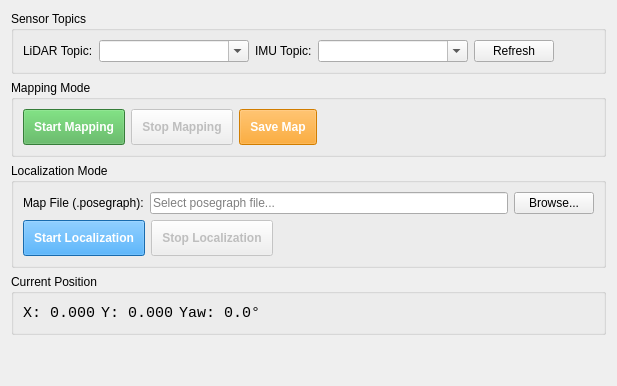
      <widget class="QWidget" name="tabSlamToolbox">
       <attribute name="title">
        <string>SLAM Toolbox</string>
       </attribute>
       <layout class="QVBoxLayout" name="verticalLayout_slamtoolbox">
        <!-- Sensor Topics Group -->
        <item>
         <widget class="QGroupBox" name="groupSlamToolboxTopics">
          <property name="title">
           <string>Sensor Topics</string>
          </property>
          <layout class="QVBoxLayout" name="verticalLayout_slamtoolbox_topics_group">
           <item>
            <layout class="QHBoxLayout" name="horizontalLayout_slamtoolbox_topics">
             <item>
              <widget class="QLabel" name="lblSlamToolboxLidarTopic">
               <property name="text">
                <string>LiDAR Topic:</string>
               </property>
              </widget>
             </item>
             <item>
              <widget class="QComboBox" name="cmbSlamToolboxLidarTopic">
               <property name="minimumSize">
                <size>
                 <width>150</width>
                 <height>0</height>
                </size>
               </property>
               <property name="editable">
                <bool>true</bool>
               </property>
              </widget>
             </item>
             <item>
              <widget class="QLabel" name="lblSlamToolboxImuTopic">
               <property name="text">
                <string>IMU Topic:</string>
               </property>
              </widget>
             </item>
             <item>
              <widget class="QComboBox" name="cmbSlamToolboxImuTopic">
               <property name="minimumSize">
                <size>
                 <width>150</width>
                 <height>0</height>
                </size>
               </property>
               <property name="editable">
                <bool>true</bool>
               </property>
              </widget>
             </item>
             <item>
              <widget class="QPushButton" name="btnRefreshSlamToolboxTopics">
               <property name="text">
                <string>Refresh</string>
               </property>
               <property name="maximumSize">
                <size>
                 <width>80</width>
                 <height>16777215</height>
                </size>
               </property>
              </widget>
             </item>
             <item>
              <spacer name="horizontalSpacer_slamtoolbox_topics">
               <property name="orientation">
                <enum>Qt::Horizontal</enum>
               </property>
               <property name="sizeHint" stdset="0">
                <size>
                 <width>40</width>
                 <height>20</height>
                </size>
               </property>
              </spacer>
             </item>
            </layout>
           </item>
          </layout>
         </widget>
        </item>
        <!-- Mapping Group -->
        <item>
         <widget class="QGroupBox" name="groupSlamToolboxMapping">
          <property name="title">
           <string>Mapping Mode</string>
          </property>
          <layout class="QVBoxLayout" name="verticalLayout_slamtoolbox_mapping">
           <item>
            <layout class="QHBoxLayout" name="horizontalLayout_slamtoolbox_mapping">
             <item>
              <widget class="QPushButton" name="btnStartSlamToolboxMapping">
               <property name="text">
                <string>Start Mapping</string>
               </property>
               <property name="minimumSize">
                <size>
                 <width>0</width>
                 <height>32</height>
                </size>
               </property>
               <property name="styleSheet">
                <string>background-color: #4CAF50; color: white; font-weight: bold; padding: 10px;</string>
               </property>
              </widget>
             </item>
             <item>
              <widget class="QPushButton" name="btnStopSlamToolboxMapping">
               <property name="text">
                <string>Stop Mapping</string>
               </property>
               <property name="minimumSize">
                <size>
                 <width>0</width>
                 <height>32</height>
                </size>
               </property>
               <property name="enabled">
                <bool>false</bool>
               </property>
               <property name="styleSheet">
                <string>font-weight: bold; padding: 10px;</string>
               </property>
              </widget>
             </item>
             <item>
              <widget class="QPushButton" name="btnSaveSlamToolboxMap">
               <property name="text">
                <string>Save Map</string>
               </property>
               <property name="minimumSize">
                <size>
                 <width>0</width>
                 <height>32</height>
                </size>
               </property>
               <property name="enabled">
                <bool>false</bool>
               </property>
               <property name="styleSheet">
                <string>background-color: #FF9800; color: white; font-weight: bold; padding: 10px;</string>
               </property>
              </widget>
             </item>
             <item>
              <spacer name="horizontalSpacer_slamtoolbox_mapping">
               <property name="orientation">
                <enum>Qt::Horizontal</enum>
               </property>
               <property name="sizeHint" stdset="0">
                <size>
                 <width>40</width>
                 <height>20</height>
                </size>
               </property>
              </spacer>
             </item>
            </layout>
           </item>
          </layout>
         </widget>
        </item>
        <!-- Localization Group -->
        <item>
         <widget class="QGroupBox" name="groupSlamToolboxLoc">
          <property name="title">
           <string>Localization Mode</string>
          </property>
          <layout class="QVBoxLayout" name="verticalLayout_slamtoolbox_loc">
           <item>
            <layout class="QHBoxLayout" name="horizontalLayout_slamtoolbox_mappath">
             <item>
              <widget class="QLabel" name="lblSlamToolboxMapPath">
               <property name="text">
                <string>Map File (.posegraph):</string>
               </property>
              </widget>
             </item>
             <item>
              <widget class="QLineEdit" name="txtSlamToolboxMapPath">
               <property name="placeholderText">
                <string>Select posegraph file...</string>
               </property>
              </widget>
             </item>
             <item>
              <widget class="QPushButton" name="btnBrowseSlamToolboxMap">
               <property name="text">
                <string>Browse...</string>
               </property>
              </widget>
             </item>
            </layout>
           </item>
           <item>
            <layout class="QHBoxLayout" name="horizontalLayout_slamtoolbox_loc">
             <item>
              <widget class="QPushButton" name="btnStartSlamToolboxLoc">
               <property name="text">
                <string>Start Localization</string>
               </property>
               <property name="minimumSize">
                <size>
                 <width>0</width>
                 <height>32</height>
                </size>
               </property>
               <property name="styleSheet">
                <string>background-color: #2196F3; color: white; font-weight: bold; padding: 10px;</string>
               </property>
              </widget>
             </item>
             <item>
              <widget class="QPushButton" name="btnStopSlamToolboxLoc">
               <property name="text">
                <string>Stop Localization</string>
               </property>
               <property name="minimumSize">
                <size>
                 <width>0</width>
                 <height>32</height>
                </size>
               </property>
               <property name="enabled">
                <bool>false</bool>
               </property>
               <property name="styleSheet">
                <string>font-weight: bold; padding: 10px;</string>
               </property>
              </widget>
             </item>
             <item>
              <spacer name="horizontalSpacer_slamtoolbox_loc">
               <property name="orientation">
                <enum>Qt::Horizontal</enum>
               </property>
               <property name="sizeHint" stdset="0">
                <size>
                 <width>40</width>
                 <height>20</height>
                </size>
               </property>
              </spacer>
             </item>
            </layout>
           </item>
          </layout>
         </widget>
        </item>
        <!-- Position Display -->
        <item>
         <widget class="QGroupBox" name="groupSlamToolboxPos">
          <property name="title">
           <string>Current Position</string>
          </property>
          <layout class="QHBoxLayout" name="horizontalLayout_slamtoolbox_pos">
           <item>
            <widget class="QLabel" name="lblSlamToolboxPosX">
             <property name="text">
              <string>X: 0.000</string>
             </property>
             <property name="font">
              <font>
               <family>Monospace</family>
               <pointsize>11</pointsize>
              </font>
             </property>
            </widget>
           </item>
           <item>
            <widget class="QLabel" name="lblSlamToolboxPosY">
             <property name="text">
              <string>Y: 0.000</string>
             </property>
             <property name="font">
              <font>
               <family>Monospace</family>
               <pointsize>11</pointsize>
              </font>
             </property>
            </widget>
           </item>
           <item>
            <widget class="QLabel" name="lblSlamToolboxPosYaw">
             <property name="text">
              <string>Yaw: 0.0°</string>
             </property>
             <property name="font">
              <font>
               <family>Monospace</family>
               <pointsize>11</pointsize>
              </font>
             </property>
            </widget>
           </item>
           <item>
            <spacer name="horizontalSpacer_slamtoolbox_pos">
             <property name="orientation">
              <enum>Qt::Horizontal</enum>
             </property>
             <property name="sizeHint" stdset="0">
              <size>
               <width>40</width>
               <height>20</height>
              </size>
             </property>
            </spacer>
           </item>
          </layout>
         </widget>
        </item>
        <item>
         <spacer name="verticalSpacer_slamtoolbox">
          <property name="orientation">
           <enum>Qt::Vertical</enum>
          </property>
          <property name="sizeHint" stdset="0">
           <size>
            <width>20</width>
            <height>40</height>
           </size>
          </property>
         </spacer>
        </item>
       </layout>
      </widget>
